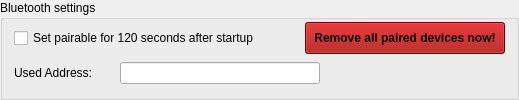
       <widget class="QGroupBox" name="groupBoxBluetoothAdapter">
        <property name="sizePolicy">
         <sizepolicy hsizetype="Expanding" vsizetype="Fixed">
          <horstretch>0</horstretch>
          <verstretch>0</verstretch>
         </sizepolicy>
        </property>
        <property name="title">
         <string>Bluetooth settings</string>
        </property>
        <layout class="QVBoxLayout" name="verticalLayout_34">
         <property name="topMargin">
          <number>0</number>
         </property>
         <property name="bottomMargin">
          <number>0</number>
         </property>
         <item>
          <widget class="QWidget" name="widget" native="true">
           <property name="sizePolicy">
            <sizepolicy hsizetype="Expanding" vsizetype="Preferred">
             <horstretch>0</horstretch>
             <verstretch>0</verstretch>
            </sizepolicy>
           </property>
           <layout class="QHBoxLayout" name="btsettings">
            <property name="leftMargin">
             <number>0</number>
            </property>
            <property name="topMargin">
             <number>0</number>
            </property>
            <property name="rightMargin">
             <number>0</number>
            </property>
            <property name="bottomMargin">
             <number>0</number>
            </property>
            <item>
             <widget class="QCheckBox" name="checkBoxBluetoothAutoPair">
              <property name="sizePolicy">
               <sizepolicy hsizetype="Minimum" vsizetype="Fixed">
                <horstretch>0</horstretch>
                <verstretch>0</verstretch>
               </sizepolicy>
              </property>
              <property name="minimumSize">
               <size>
                <width>0</width>
                <height>32</height>
               </size>
              </property>
              <property name="maximumSize">
               <size>
                <width>16777215</width>
                <height>32</height>
               </size>
              </property>
              <property name="text">
               <string>Set pairable for 120 seconds after startup</string>
              </property>
             </widget>
            </item>
            <item>
             <spacer name="horizontalSpacer_2">
              <property name="orientation">
               <enum>Qt::Horizontal</enum>
              </property>
              <property name="sizeHint" stdset="0">
               <size>
                <width>40</width>
                <height>20</height>
               </size>
              </property>
             </spacer>
            </item>
            <item>
             <widget class="QPushButton" name="pushButtonUnpair">
              <property name="sizePolicy">
               <sizepolicy hsizetype="Fixed" vsizetype="Fixed">
                <horstretch>0</horstretch>
                <verstretch>0</verstretch>
               </sizepolicy>
              </property>
              <property name="minimumSize">
               <size>
                <width>200</width>
                <height>32</height>
               </size>
              </property>
              <property name="maximumSize">
               <size>
                <width>16777215</width>
                <height>32</height>
               </size>
              </property>
              <property name="font">
               <font>
                <bold>true</bold>
               </font>
              </property>
              <property name="styleSheet">
               <string notr="true">background-color: rgb(164, 0, 0);
outline: none;</string>
              </property>
              <property name="text">
               <string>Remove all paired devices now!</string>
              </property>
             </widget>
            </item>
           </layout>
          </widget>
         </item>
         <item>
          <widget class="QWidget" name="horizontalWidget" native="true">
           <property name="sizePolicy">
            <sizepolicy hsizetype="Expanding" vsizetype="Preferred">
             <horstretch>0</horstretch>
             <verstretch>0</verstretch>
            </sizepolicy>
           </property>
           <layout class="QFormLayout" name="formLayout_27">
            <property name="leftMargin">
             <number>0</number>
            </property>
            <property name="topMargin">
             <number>0</number>
            </property>
            <property name="bottomMargin">
             <number>0</number>
            </property>
            <item row="0" column="0">
             <widget class="QLabel" name="labelBluetoothAdapterAddress">
              <property name="sizePolicy">
               <sizepolicy hsizetype="Preferred" vsizetype="Preferred">
                <horstretch>0</horstretch>
                <verstretch>0</verstretch>
               </sizepolicy>
              </property>
              <property name="minimumSize">
               <size>
                <width>100</width>
                <height>0</height>
               </size>
              </property>
              <property name="text">
               <string>Used Address:</string>
              </property>
             </widget>
            </item>
            <item row="0" column="1">
             <widget class="QLineEdit" name="lineEditExternalBluetoothAdapterAddress">
              <property name="sizePolicy">
               <sizepolicy hsizetype="Fixed" vsizetype="Fixed">
                <horstretch>0</horstretch>
                <verstretch>0</verstretch>
               </sizepolicy>
              </property>
              <property name="minimumSize">
               <size>
                <width>200</width>
                <height>0</height>
               </size>
              </property>
              <property name="maximumSize">
               <size>
                <width>200</width>
                <height>16777215</height>
               </size>
              </property>
             </widget>
            </item>
           </layout>
          </widget>
         </item>
        </layout>
       </widget>
